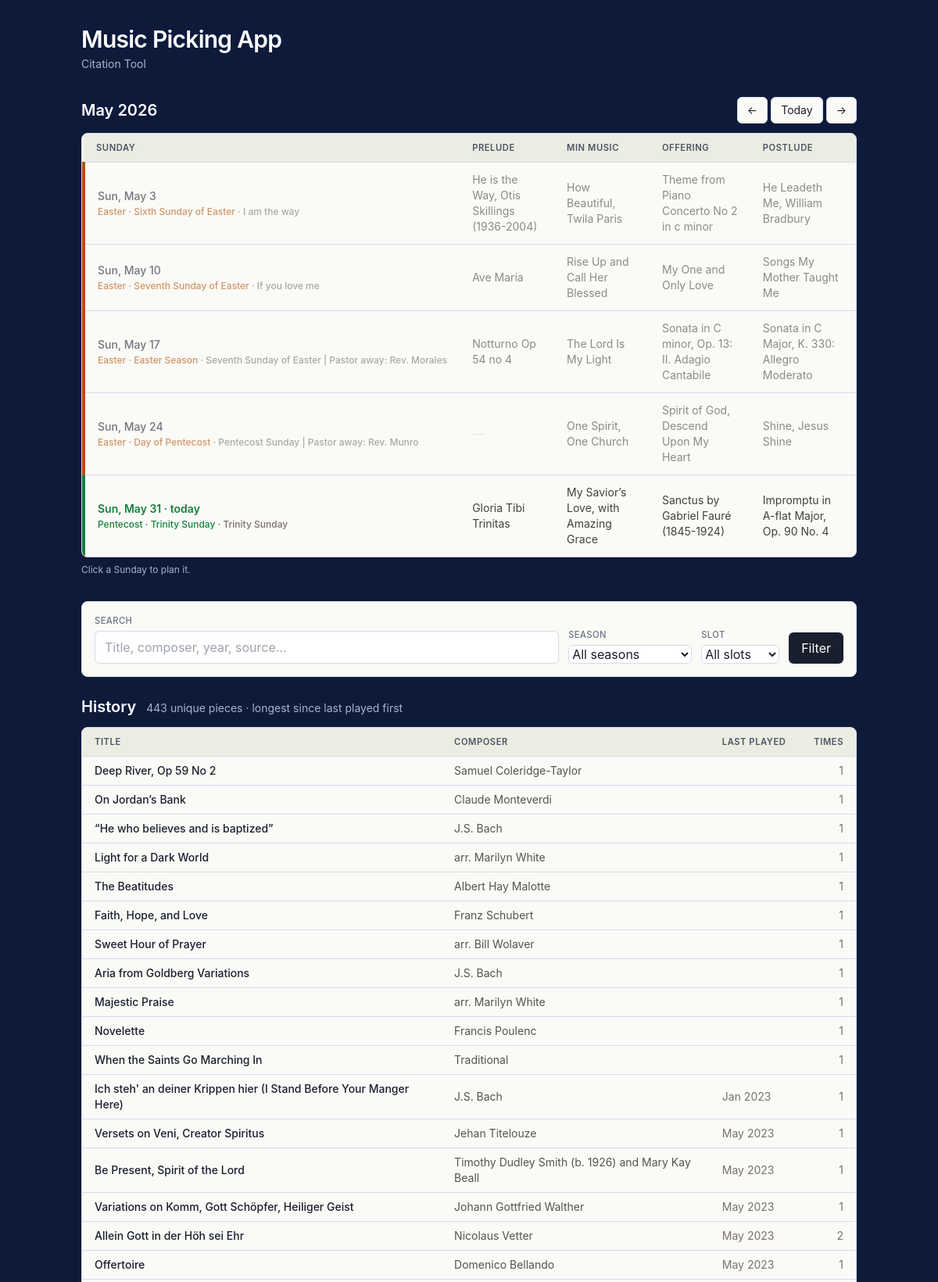
The page / (upper part) on the database its author committed.
### tables this page shows
CREATE TABLE pieces (
            id INTEGER PRIMARY KEY AUTOINCREMENT,
            season TEXT, lectionary_year TEXT, calendar_year INTEGER,
            date TEXT, occasion TEXT, slot TEXT, performer TEXT,
            chosen_by TEXT, title TEXT, composer TEXT, composer_dates TEXT,
            hymn_no TEXT, flag TEXT, source_file TEXT,
            status TEXT DEFAULT 'played'
        , library_only INTEGER DEFAULT 0);

### music_picker/routes.py (the view)
@bp.route('/')
def index():
    season = request.args.get('season', '')
    slot = request.args.get('slot', '')
    search_q = request.args.get('q', '').strip()
    month_param = request.args.get('month', '')
    today = date_class.today()
    if month_param:
        try:
            y_str, m_str = month_param.split('-')
            view_year, view_month = int(y_str), int(m_str)
        except (ValueError, AttributeError):
            view_year, view_month = today.year, today.month
    else:
        view_year, view_month = today.year, today.month
    pmy, pmm = prev_month(view_year, view_month)
    nmy, nmm = next_month(view_year, view_month)
    sundays_list = []
    for d in sundays_in_month(view_year, view_month):
        summary = get_sunday_summary(d)
        sunday_season = season_for_date(d)
        sunday_liturgical = liturgical_name(d)
        theme_context = get_theme_for_date(
            d,
            liturgical_name=sunday_liturgical,
            season=sunday_season,
        )
        sundays_list.append({
            'iso': d.isoformat(),
            'display': d.strftime('%a, %b %-d'),
            'is_today': d == today,
            'is_past': d < today,
            'pieces': summary['pieces'],
            'occasion': summary['occasion'],
            'season': sunday_season,
            'liturgical': sunday_liturgical,
            'theme_context': theme_context,
        })
    unique_rows, count = get_repertoire_results(
        search_q=search_q,
        season=season,
        slot=slot,
        limit=None,
    )
    doc_status_rows = get_db().execute(
        "SELECT season_year, generated_at, last_synced_at FROM doc_paths ORDER BY season_year"
    ).fetchall()
    doc_status = {r['season_year']: dict(r) for r in doc_status_rows}
    return render_template(
        'index.html',
        rows=unique_rows,
        count=count,
        sundays=sundays_list,
        month_label=f"{MONTH_NAMES[view_month]} {view_year}",
        prev_month_iso=f"{pmy:04d}-{pmm:02d}",
        next_month_iso=f"{nmy:04d}-{nmm:02d}",
        seasons=SEASONS,
        slots=SLOTS,
        season=season,
        slot=slot,
        search_q=search_q,
        default_year=date_class.today().year,
        doc_status=doc_status,
        season_palette=season_palette,
    )

### music_picker/calendar_utils.py (called while the page is built)
def to_sortable_date(r):
    year = r['calendar_year'] or 0
    mon_str, _, day_str = (r['date'] or '').partition(' ')
    return (year, MONTHS.get(mon_str, 0), int(day_str) if day_str.isdigit() else 0)

def format_last_played(t):
    year, month, _ = t
    if not year:
        return ''
    return f"{['','Jan','Feb','Mar','Apr','May','Jun','Jul','Aug','Sep','Oct','Nov','Dec'][month]} {year}"

def sundays_in_month(year, month):
    _, last_day = monthrange(year, month)
    out = []
    for day in range(1, last_day + 1):
        d = date_class(year, month, day)
        if d.weekday() == 6:
            out.append(d)
    return out

def prev_month(year, month):
    if month == 1:
        return year - 1, 12
    return year, month - 1

def next_month(year, month):
    if month == 12:
        return year + 1, 1
    return year, month + 1

### music_picker/constants.py (called while the page is built)
def season_palette(season):
    return SEASON_COLORS.get(season, SEASON_COLORS['Pentecost'])

### music_picker/db.py (called while the page is built)
def get_db():
    if 'db' not in g:
        g.db = sqlite3.connect(current_app.config['DB_PATH'])
        g.db.row_factory = sqlite3.Row
    return g.db

### music_picker/liturgy.py (called while the page is built)
def _advent_sunday_1(year):
    christmas = date_class(year, 12, 25)
    days_back = (christmas.weekday() + 1) % 7 or 7
    fourth_advent = christmas - timedelta(days=days_back)
    return fourth_advent - timedelta(days=21)

def _epiphany_sunday(year):
    jan6 = date_class(year, 1, 6)
    wd = jan6.weekday()
    if wd == 6:
        return jan6
    return jan6 + timedelta(days=(6 - wd))

### music_picker/services.py (called while the page is built)
def is_library(r):
    try:
        return bool(r['library_only'])
    except (KeyError, IndexError):
        return False

def get_sunday_summary(d):
    date_str = f'{MONTHS_REV[d.month]} {d.day:02d}'
    rows = get_db().execute(
        "SELECT * FROM pieces WHERE calendar_year=? AND date=?",
        (d.year, date_str),
    ).fetchall()
    pieces = {s: '' for s in SLOTS}
    occasion = ''
    for r in rows:
        if is_library(r):
            continue
        if r['slot'] in SLOTS and r['chosen_by'] == 'Michael':
            pieces[r['slot']] = r['title']
        if r['occasion'] and not occasion:
            occasion = r['occasion']
    return {'pieces': pieces, 'occasion': occasion}

### music_picker/themes.py (called while the page is built)
def _advent_1(year: int) -> date_class:
    christmas = date_class(year, 12, 25)
    days_back = (christmas.weekday() + 1) % 7 or 7
    fourth_advent = christmas - timedelta(days=days_back)
    return fourth_advent - timedelta(days=21)

### music_picker/templates/index.html (shortened to what this page needs)
<!doctype html>
<html lang="en">
<head>
  <script src="https://cdn.tailwindcss.com"></script>
</head>
<body>
<div class="max-w-5xl mx-auto px-4 py-8">
  <header class="mb-8">
    <h1 class="text-3xl font-semibold tracking-tight text-on-dark">Music Picking App</h1>
    <p class="text-on-dark-muted mt-1 text-sm">Citation Tool</p>
  </header>
  <section class="mb-8">
    <div class="flex items-center justify-between mb-3">
      <h2 class="text-xl font-semibold text-on-dark">{{ month_label }}</h2>
      <div class="flex items-center gap-1">
        <a href="/?month={{ prev_month_iso }}" class="btn-secondary text-sm" title="Previous month">←</a>
        <a href="/" class="btn-secondary text-sm">Today</a>
        <a href="/?month={{ next_month_iso }}" class="btn-secondary text-sm" title="Next month">→</a>
      </div>
    </div>
    <div class="card overflow-hidden">
      <table class="w-full text-sm">
        <thead><tr><th class="text-left px-4 py-2">Sunday</th><th class="text-left px-4 py-2">Prelude</th><th class="text-left px-4 py-2">Min Music</th><th class="text-left px-4 py-2">Offering</th><th class="text-left px-4 py-2">Postlude</th></tr></thead>
        <tbody>
          {% for s in sundays %}
          {% set p = season_palette(s.season) %}
          <tr class="cursor-pointer{% if s.is_past %} opacity-60{% endif %}"
              style="border-left: 4px solid {{ p.accent }};"
              onclick="window.location='/plan/{{ s.iso }}'">
            <td class="px-4 py-3 whitespace-nowrap font-medium">
              <a href="/plan/{{ s.iso }}" class="link {% if s.is_today %}font-semibold{% endif %}" {% if s.is_today %}style="color: {{ p.accent }};"{% endif %}>
                {{ s.display }}{% if s.is_today %} · today{% endif %}
              </a>
              <div class="text-xs mt-0.5" style="color: {{ p.accent }};">
                {{ p.label }}{% if s.liturgical %} · {{ s.liturgical }}{% endif %}
                {% if s.theme_context and s.theme_context.theme %}
                  · <span class="text-stone-500">{{ s.theme_context.theme }}</span>
                {% elif s.occasion %}
                  · <span class="text-stone-500">{{ s.occasion }}</span>
                {% elif s.theme_context and s.theme_context.planning_note %}
                  · <span class="text-stone-500">{{ s.theme_context.planning_note }}</span>
                {% endif %}
              </div>
            </td>
            {% for slot in ['Prelude', 'Min Music', 'Offering', 'Postlude'] %}
              <td class="px-4 py-3 text-stone-700">
                {% if s.pieces[slot] %}{{ s.pieces[slot] }}{% else %}<span class="text-stone-300">—</span>{% endif %}
              </td>
            {% endfor %}
          </tr>
          {% endfor %}
        </tbody>
      </table>
    </div>
    <p class="text-xs text-on-dark-muted mt-2">Click a Sunday to plan it.</p>
  </section>
  <form method="get" class="card flex flex-wrap items-end gap-3 mb-6 p-4">
    <div class="flex-1 min-w-[200px]">
      <label class="label-tiny block mb-1">Search</label>
      <input type="text" name="q" value="{{ search_q or '' }}" placeholder="Title, composer, year, source…" class="w-full">
    </div>
    <div>
      <label class="label-tiny block mb-1">Season</label>
      <select name="season">
        <option value="">All seasons</option>
      </select>
    </div>
    <div>
      <label class="label-tiny block mb-1">Slot</label>
      <select name="slot">
        <option value="">All slots</option>
      </select>
    </div>
    <button type="submit" class="btn-dark">Filter</button>
  </form>
  <section class="mb-8">
    <h2 class="text-xl font-semibold text-on-dark mb-3">
      History
      <span class="text-on-dark-muted text-sm font-normal ml-2">{{ count }} unique pieces{% if search_q or season or slot %} matching filters{% endif %} · longest since last played first</span>
    </h2>
    <div class="card overflow-hidden">
      <table class="w-full text-sm">
        <thead><tr><th class="text-left px-4 py-2">Title</th><th class="text-left px-4 py-2">Composer</th><th class="text-left px-4 py-2">Last played</th><th class="text-right px-4 py-2">Times</th></tr></thead>
        <tbody>
          {% for r in rows %}
          <tr>
            <td class="px-4 py-2">
              <a href="/piece/{{ r.title | urlencode }}" class="font-medium link">{{ r.title }}</a>
            </td>
            <td class="px-4 py-2 text-stone-600">{{ r.composer }}</td>
            <td class="px-4 py-2 text-stone-500 whitespace-nowrap">
              {% if r.library %}<span class="italic text-stone-400">never played</span>{% else %}{{ r.last_played_str }}{% endif %}
            </td>
            <td class="px-4 py-2 text-right text-stone-500">{{ r.times }}</td>
          </tr>
          {% endfor %}
        </tbody>
      </table>
    </div>
  </section>
</div>
</body>
</html>

### music_picker/templates/index.html (style rules this page uses)
:root { --bg-page: #0d1a3a; --bg-page-edge: #081f62; --bg-card: #fafaf7; --bg-card-hover: #f3f4ed; --bg-card-subtle: #ebede2; --border-card: #d8dbe8; --text-on-dark: #fefefe; --text-on-dark-muted: #aab2cc; --text-primary: #1a1f2e; --text-secondary: #4b5563; --text-muted: #6b7280; --text-faint: #9ca3af; --accent-action: #b45309; --accent-action-hover: #92400e; --accent-action-soft-bg: #fef3c7; --season-advent: #7c3aed; --season-advent-bg: #f5f3ff; --season-epiphany: #0891b2; --season-epiphany-bg: #ecfeff; --season-lent: #6b21a8; --season-lent-bg: #faf5ff; --season-easter: #b45309; --season-easter-bg: #fef3c7; --season-pentecost:#15803d; --season-pentecost-bg:#f0fdf4; --library-fg: #92400e; --library-bg: #fef3c7; --library-border: #fde68a; --notice-success-bg: #d1fae5; --notice-success-fg: #065f46; --notice-success-border: #6ee7b7; --notice-warn-bg: #fef3c7; --notice-warn-fg: #78350f; --notice-warn-border: #fcd34d; --danger-fg: #b91c1c; --danger-bg: #fee2e2; --danger-border: #fca5a5; }
body { font-family: -apple-system, BlinkMacSystemFont, 'Segoe UI', sans-serif; background: var(--bg-page); color: var(--text-primary); min-height: 100vh; }
.card { background: var(--bg-card); border: 1px solid var(--border-card); border-radius: 0.5rem; }
.text-on-dark { color: var(--text-on-dark); }
.text-on-dark-muted { color: var(--text-on-dark-muted); }
.btn-secondary { background: var(--bg-card); color: var(--text-primary); border: 1px solid var(--border-card); padding: 0.375rem 0.75rem; border-radius: 0.375rem; display: inline-block; transition: background 0.15s; }
.btn-dark { background: var(--text-primary); color: var(--text-on-dark); padding: 0.5rem 1rem; border-radius: 0.375rem; display: inline-block; }
table thead th { background: var(--bg-card-subtle); color: var(--text-secondary); font-size: 0.7rem; text-transform: uppercase; letter-spacing: 0.05em; font-weight: 600; }
tbody tr { transition: background 0.1s; }
tbody tr td { border-top: 1px solid var(--border-card); }
a.link { color: var(--text-primary); }
input[type="text"], input[type="number"], select, textarea { background: #fff; border: 1px solid var(--border-card); color: var(--text-primary); border-radius: 0.375rem; padding: 0.5rem 0.75rem; }
.label-tiny { font-size: 0.7rem; font-weight: 500; color: var(--text-muted); text-transform: uppercase; letter-spacing: 0.04em; }

### rows shown on the page
pieces: display "Sun, May 3", label "Easter", liturgical "Sixth Sunday of Easter", theme_context.theme "I am the way", title "He is the Way, Otis Skillings (1936-2004)" "How Beautiful, Twila Paris" "Theme from Piano Concerto No 2 in c minor" "He Leadeth Me, William Bradbury"
pieces: display "Sun, May 10", label "Easter", liturgical "Seventh Sunday of Easter", theme_context.theme "If you love me", title "Ave Maria" "Rise Up and Call Her Blessed" "My One and Only Love" "Songs My Mother Taught Me"
pieces: display "Sun, May 17", label "Easter", liturgical "Easter Season", occasion "Seventh Sunday of Easter | Pastor away: Rev. Morales", title "Notturno Op 54 no 4" "The Lord Is My Light" "Sonata in C minor, Op. 13: II. Adagio Cantabile" "Sonata in C Major, K. 330: Allegro Moderato"
pieces: display "Sun, May 24", label "Easter", liturgical "Day of Pentecost", occasion "Pentecost Sunday | Pastor away: Rev. Munro", title "One Spirit, One Church" "Spirit of God, Descend Upon My Heart" "Shine, Jesus Shine"
pieces: display "Sun, May 31", shows "· today", label "Pentecost", liturgical "Trinity Sunday", occasion "Trinity Sunday", title "Gloria Tibi Trinitas" "My Savior’s Love, with Amazing Grace" "Sanctus by Gabriel Fauré (1845-1924)" "Impromptu in A-flat Major, Op. 90 No. 4"
pieces: title "Deep River, Op 59 No 2", composer "Samuel Coleridge-Taylor", times "1"
pieces: title "On Jordan’s Bank", composer "Claude Monteverdi", times "1"
pieces: title "“He who believes and is baptized”", composer "J.S. Bach", times "1"
pieces: title "Light for a Dark World", composer "arr. Marilyn White", times "1"
pieces: title "The Beatitudes", composer "Albert Hay Malotte", times "1"
pieces: title "Faith, Hope, and Love", composer "Franz Schubert", times "1"
pieces: title "Sweet Hour of Prayer", composer "arr. Bill Wolaver", times "1"
pieces: title "Aria from Goldberg Variations", composer "J.S. Bach", times "1"
pieces: title "Majestic Praise", composer "arr. Marilyn White", times "1"
pieces: title "Novelette", composer "Francis Poulenc", times "1"
pieces: title "When the Saints Go Marching In", composer "Traditional", times "1"
pieces: title "Ich steh' an deiner Krippen hier (I Stand Before Your Manger Here)", composer "J.S. Bach", last_played_str "Jan 2023", times "1"
pieces: title "Versets on Veni, Creator Spiritus", composer "Jehan Titelouze", last_played_str "May 2023", times "1"
pieces: title "Be Present, Spirit of the Lord", composer "Timothy Dudley Smith (b. 1926) and Mary Kay Beall", last_played_str "May 2023", times "1"
pieces: title "Variations on Komm, Gott Schöpfer, Heiliger Geist", composer "Johann Gottfried Walther", last_played_str "May 2023", times "1"
pieces: title "Allein Gott in der Höh sei Ehr", composer "Nicolaus Vetter", last_played_str "May 2023", times "2"
pieces: title "Offertoire", composer "Domenico Bellando", last_played_str "May 2023", times "1"

### other values the page prints
{{ month_label }} "May 2026"
{{ count }} "443"
